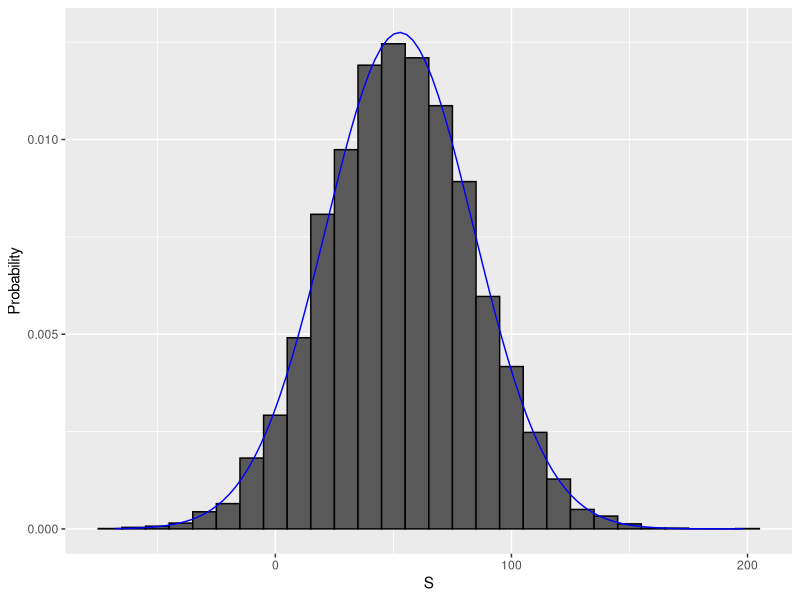

Write the R code that produced this figure.
# Monte Carlo simulation: Chance of casino losing money on roulette
# We build a sampling model for the random variable  S  that represents the casino's 
# total winnings. 

# sampling model 1: define urn, then sample
color <- rep(c("Black", "Red", "Green"), c(18, 18, 2)) # define the urn for the sampling 
# model
n <- 1000
X <- sample(ifelse(color == "Red", -1, 1), n, replace = TRUE)
X[1:10]

# sampling model 2: define urn inside sample function by noting probabilities
x <- sample(c(-1, 1), n, replace = TRUE, prob = c(9/19, 10/19))    # 1000 independent draws
S <- sum(x)    # total winnings = sum of draws
S

################################################################################
# We use the sampling model to run a Monte Carlo simulation and use the results to 
# estimate the probability of the casino losing money.

n <- 1000    # number of roulette players
B <- 10000    # number of Monte Carlo experiments
S <- replicate(B, {
  X <- sample(c(-1,1), n, replace = TRUE, prob = c(9/19, 10/19))    # simulate 1000 spins
  sum(X)    # determine total profit
})

mean(S < 0)    # probability of the casino losing money
mean(S)
sd(S)

################################################################################

# We can plot a histogram of the observed values of S as well as the normal density 
# curve based on the mean and standard deviation of S.

library(tidyverse)
s <- seq(min(S), max(S), length = 100)    # sequence of 100 values across range of S
normal_density <- data.frame(s = s, f = dnorm(s, mean(S), sd(S))) # generate normal density for S
data.frame (S = S) %>%    # make data frame of S for histogram
  ggplot(aes(S, ..density..)) +
  geom_histogram(color = "black", binwidth = 10) +
  ylab("Probability") +
  geom_line(data = normal_density, mapping = aes(s, f), color = "blue")

